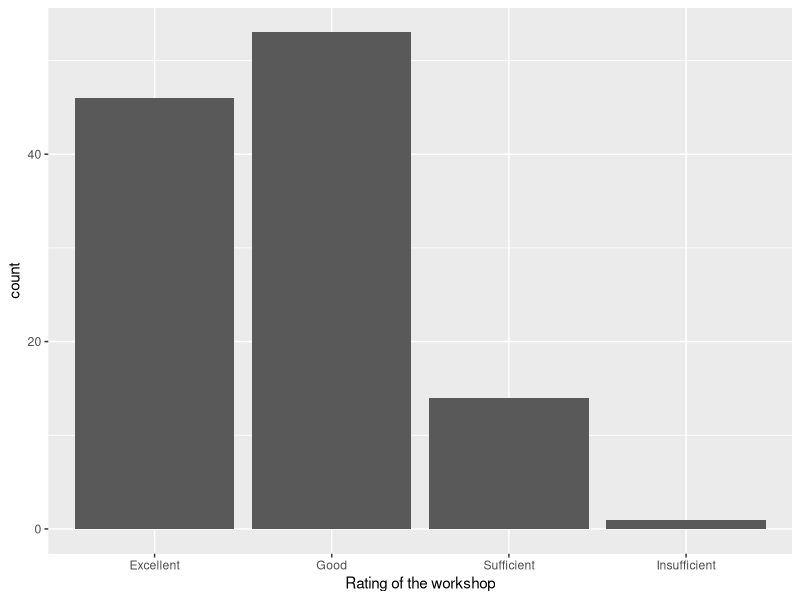
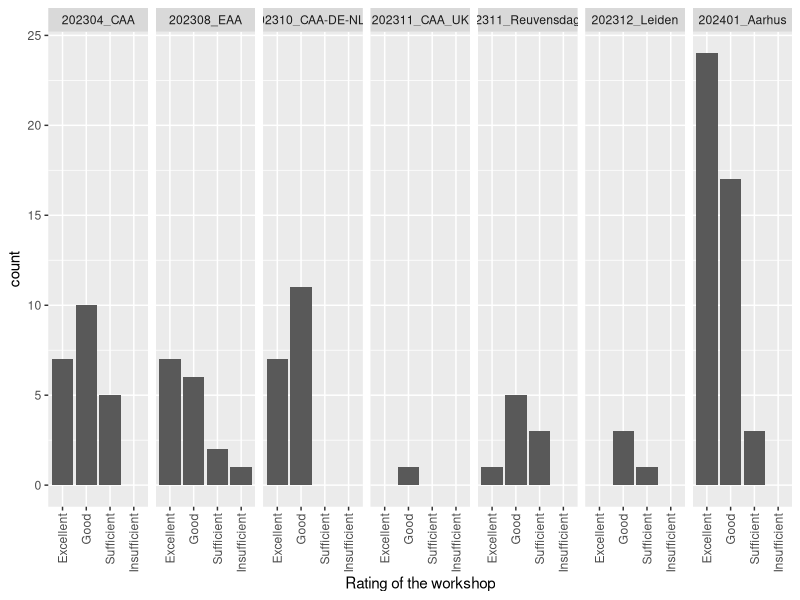
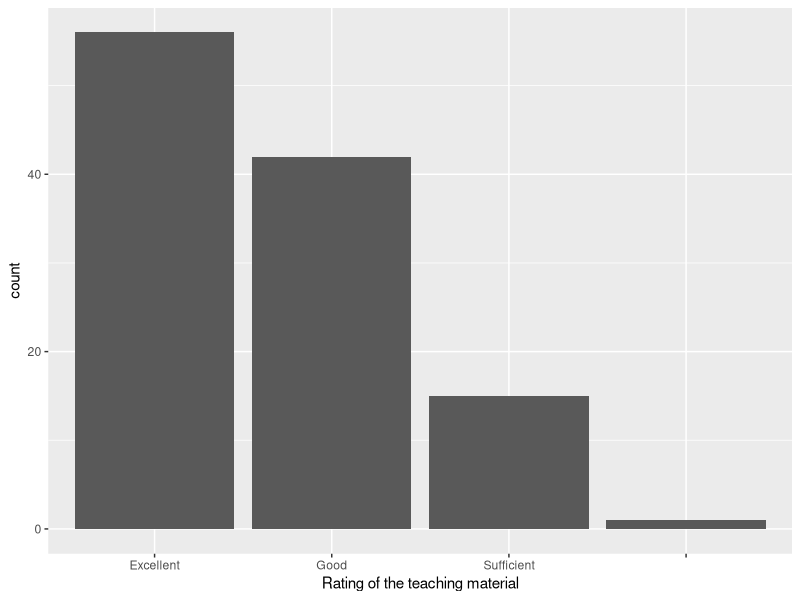
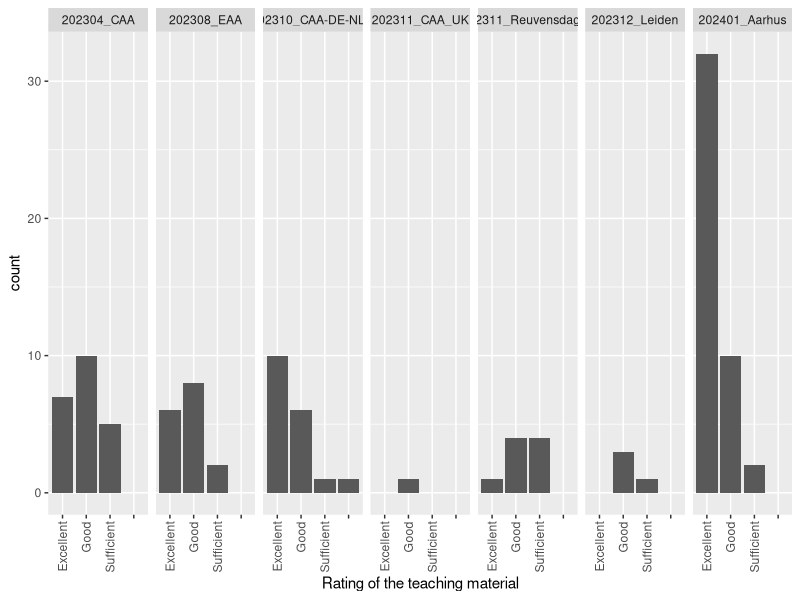
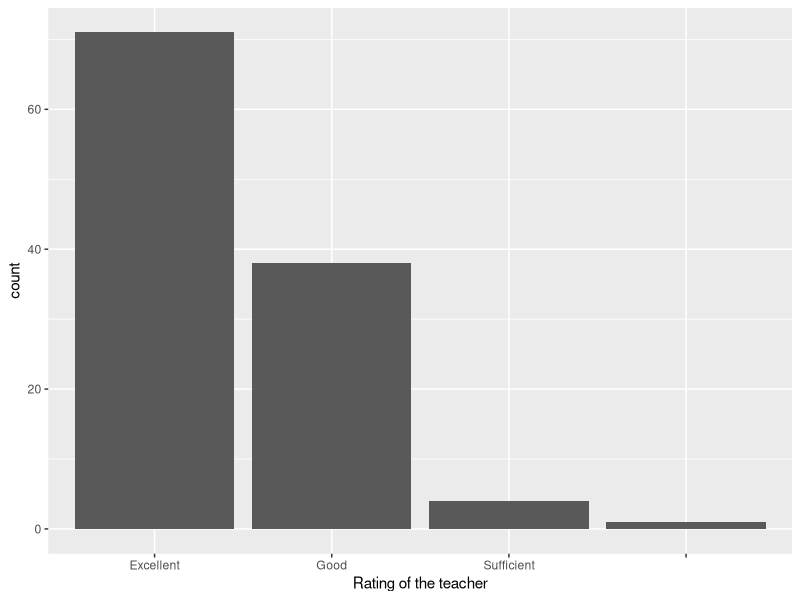
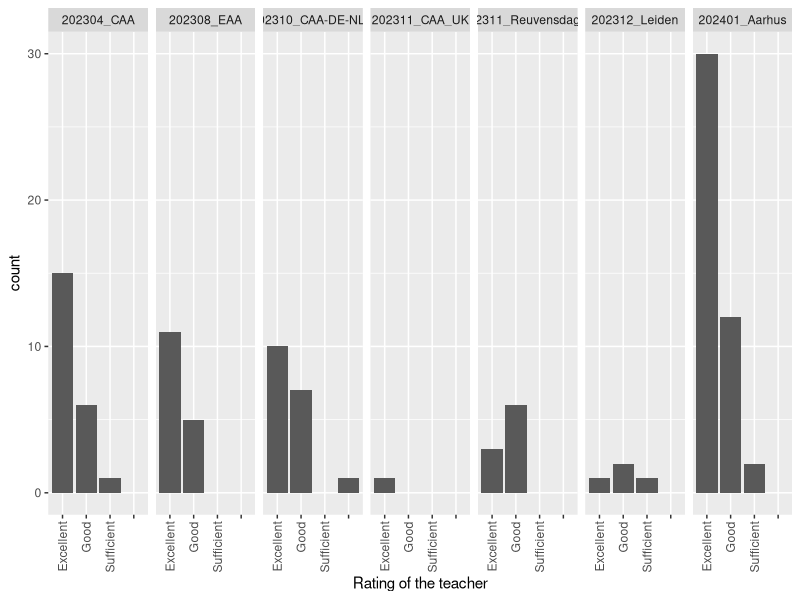
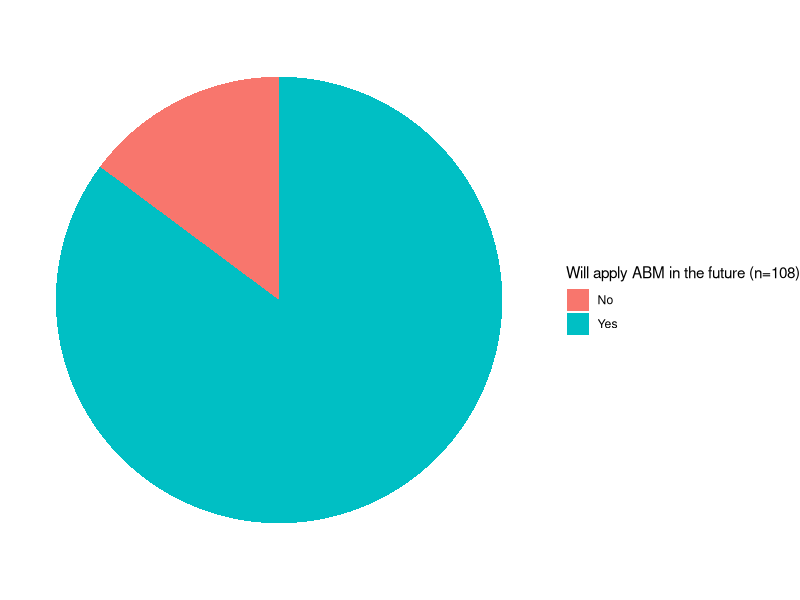
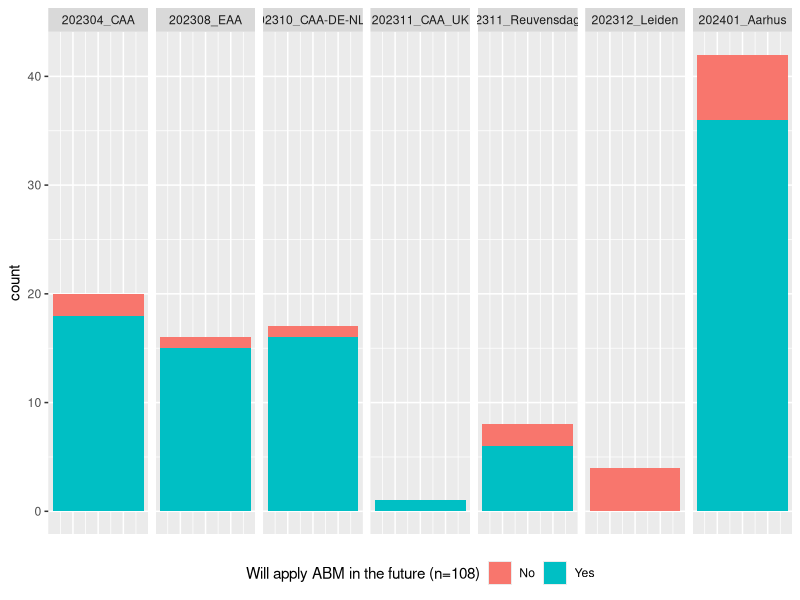

Here is the R script that generated these plots, in order:
library(ggplot2)
library(dplyr)
library(lubridate)
library(forcats)

post_surveys <- read.csv("data/ABM_post_workshop_survey.csv")

post_surveys$Workshop[date(post_surveys$Start.Date)=="2023-04-03"]  <- "202304_CAA"
post_surveys$Workshop[date(post_surveys$Start.Date)=="2023-08-31"]  <- "202308_EAA"
post_surveys$Workshop[date(post_surveys$Start.Date)=="2023-10-12"]  <- "202310_CAA-DE-NLFl"
post_surveys$Workshop[date(post_surveys$Start.Date)=="2023-10-13"]  <- "202310_CAA-DE-NLFl"
post_surveys$Workshop[date(post_surveys$Start.Date)=="2023-11-16"]  <- "202311_Reuvensdagen"
post_surveys$Workshop[date(post_surveys$Start.Date)=="2023-11-24"]  <- "202311_CAA_UK"
post_surveys$Workshop[date(post_surveys$Start.Date)=="2023-12-12"]  <- "202312_Leiden"
post_surveys$Workshop[date(post_surveys$Start.Date)=="2023-12-13"]  <- "202312_Leiden"
post_surveys$Workshop[date(post_surveys$Start.Date)>="2024-01-22"]  <- "202401_Aarhus"


#correct typos in the survey
post_surveys$How.would.you.rate.the.teaching.material.[post_surveys$How.would.you.rate.the.teaching.material.=="Sufficent"] <- "Sufficient"
post_surveys$How.would.you.rate.the.workshop.in.general.[post_surveys$How.would.you.rate.the.workshop.in.general.=="Sufficent"] <- "Sufficient"
post_surveys$How.would.you.rate.the.trainers.teachers.[post_surveys$How.would.you.rate.the.trainers.teachers.=="Sufficent"] <- "Sufficient"

drop_privacy <- c("IP.Address","Recipient.Last.Name","Recipient.First.Name","Recipient.Email","External.Data.Reference", "Location.Latitude", "Location.Longitude","User.Language")
post_surveys <- post_surveys[,!(names(post_surveys) %in% drop_privacy)]

write.csv(post_surveys, "data/post_workshop_surveys.csv")

factor_levels <- c("Excellent", "Good", "Sufficient", "Insufficient")

# rating workshop in general
post_surveys %>%
  mutate(How.would.you.rate.the.workshop.in.general. = fct_relevel(How.would.you.rate.the.workshop.in.general., factor_levels)) %>%
  ggplot(aes(x=How.would.you.rate.the.workshop.in.general.)) + geom_bar() +
  xlab("Rating of the workshop")
ggsave("export/postworkshop/rating_workshop.png")

post_surveys %>%
  mutate(How.would.you.rate.the.workshop.in.general. = fct_relevel(How.would.you.rate.the.workshop.in.general., factor_levels)) %>%
  ggplot(aes(x=How.would.you.rate.the.workshop.in.general.)) + geom_bar() +
  xlab("Rating of the workshop") + facet_grid(~Workshop) +
  theme(axis.text.x = element_text(angle = 90, vjust = 0.5, hjust=1))
ggsave("export/postworkshop/rating_workshop_facet.png", width = 10)

# rating teaching material
post_surveys %>%
  mutate(How.would.you.rate.the.teaching.material. = fct_relevel(How.would.you.rate.the.teaching.material., factor_levels)) %>%
  ggplot(aes(x=How.would.you.rate.the.teaching.material.)) + geom_bar() +
  xlab("Rating of the teaching material")
ggsave("export/postworkshop/rating_teaching_material.png")

post_surveys %>%
  mutate(How.would.you.rate.the.teaching.material. = fct_relevel(How.would.you.rate.the.teaching.material., factor_levels)) %>%
  ggplot(aes(x=How.would.you.rate.the.teaching.material.)) + geom_bar() +
  xlab("Rating of the teaching material") + facet_grid(~Workshop) +
  theme(axis.text.x = element_text(angle = 90, vjust = 0.5, hjust=1))
ggsave("export/postworkshop/rating_teaching_material_facet.png", width = 10)

# rating teachers
post_surveys %>%
  mutate(How.would.you.rate.the.trainers.teachers. = fct_relevel(How.would.you.rate.the.trainers.teachers., factor_levels)) %>%
  ggplot(aes(x=How.would.you.rate.the.trainers.teachers.)) + geom_bar() +
  xlab("Rating of the teacher")
ggsave("export/postworkshop/rating_teaching_material.png")

post_surveys %>%
  mutate(How.would.you.rate.the.trainers.teachers. = fct_relevel(How.would.you.rate.the.trainers.teachers., factor_levels)) %>%
  ggplot(aes(x=How.would.you.rate.the.trainers.teachers.)) + geom_bar() +
  xlab("Rating of the teacher") + facet_grid(~Workshop) +
  theme(axis.text.x = element_text(angle = 90, vjust = 0.5, hjust=1))
ggsave("export/postworkshop/rating_workshop_facet.png", width = 10)

# Apply ABM in the future?

post_surveys$Do.you.think.that.you.will.apply.ABM.to.your.own.research..If.yes..can.you.elaborate....Selected.Choice[post_surveys$Do.you.think.that.you.will.apply.ABM.to.your.own.research..If.yes..can.you.elaborate....Selected.Choice==""] <- NA

post_surveys %>%
  filter(!is.na(Do.you.think.that.you.will.apply.ABM.to.your.own.research..If.yes..can.you.elaborate....Selected.Choice)) %>%
  ggplot(aes(x = 1, fill = `Do.you.think.that.you.will.apply.ABM.to.your.own.research..If.yes..can.you.elaborate....Selected.Choice`)) +
  geom_bar(na.rm = TRUE) + coord_polar(theta = "y", start=0) + theme_void() +
  scale_fill_discrete(name = paste0("Will apply ABM in the future (n=", sum(!is.na(post_surveys$Do.you.think.that.you.will.apply.ABM.to.your.own.research..If.yes..can.you.elaborate....Selected.Choice)), ")"),
                      labels = c("No", "Yes"))
ggsave("export/postworkshop/ABM_future_apply.png")


post_surveys %>%
  filter(!is.na(Do.you.think.that.you.will.apply.ABM.to.your.own.research..If.yes..can.you.elaborate....Selected.Choice)) %>%
  ggplot(aes(x = 1, fill = `Do.you.think.that.you.will.apply.ABM.to.your.own.research..If.yes..can.you.elaborate....Selected.Choice`)) +
  geom_bar(na.rm = TRUE) +
  scale_fill_discrete(name = paste0("Will apply ABM in the future (n=", sum(!is.na(post_surveys$Do.you.think.that.you.will.apply.ABM.to.your.own.research..If.yes..can.you.elaborate....Selected.Choice)), ")"),
                      labels = c("No", "Yes")) + facet_grid(~Workshop) +
  theme(axis.title.x=element_blank(),
          axis.text.x=element_blank(),
          axis.ticks.x=element_blank(), legend.position="bottom")
ggsave("export/postworkshop/ABM_future_apply_face.png", width = 10)


